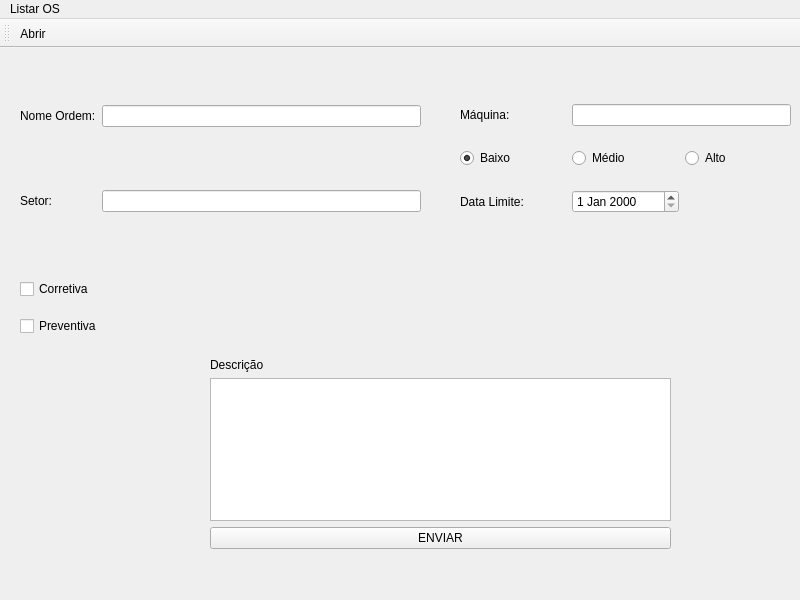
<?xml version="1.0" encoding="UTF-8"?>
<ui version="4.0">
 <class>MainWindow</class>
 <widget class="QMainWindow" name="MainWindow">
  <property name="geometry">
   <rect>
    <x>0</x>
    <y>0</y>
    <width>800</width>
    <height>600</height>
   </rect>
  </property>
  <property name="windowTitle">
   <string>MainWindow</string>
  </property>
  <widget class="QWidget" name="centralwidget">
   <widget class="QWidget" name="gridLayoutWidget">
    <property name="geometry">
     <rect>
      <x>20</x>
      <y>0</y>
      <width>401</width>
      <height>221</height>
     </rect>
    </property>
    <layout class="QGridLayout" name="gridLayout">
     <item row="1" column="0">
      <widget class="QLabel" name="label_2">
       <property name="text">
        <string>Setor:</string>
       </property>
      </widget>
     </item>
     <item row="1" column="1">
      <widget class="QLineEdit" name="lineEdit_2">
       <property name="text">
        <string/>
       </property>
      </widget>
     </item>
     <item row="0" column="0">
      <widget class="QLabel" name="label">
       <property name="text">
        <string>Nome Ordem:</string>
       </property>
      </widget>
     </item>
     <item row="0" column="1">
      <widget class="QLineEdit" name="lineEdit">
       <property name="text">
        <string/>
       </property>
      </widget>
     </item>
    </layout>
   </widget>
   <widget class="QWidget" name="verticalLayoutWidget">
    <property name="geometry">
     <rect>
      <x>20</x>
      <y>220</y>
      <width>160</width>
      <height>80</height>
     </rect>
    </property>
    <layout class="QVBoxLayout" name="verticalLayout_2">
     <item>
      <widget class="QCheckBox" name="checkBox_4">
       <property name="text">
        <string>Corretiva</string>
       </property>
      </widget>
     </item>
     <item>
      <widget class="QCheckBox" name="checkBox_5">
       <property name="text">
        <string>Preventiva</string>
       </property>
      </widget>
     </item>
    </layout>
   </widget>
   <widget class="QWidget" name="verticalLayoutWidget_2">
    <property name="geometry">
     <rect>
      <x>210</x>
      <y>310</y>
      <width>461</width>
      <height>191</height>
     </rect>
    </property>
    <layout class="QVBoxLayout" name="verticalLayout_4">
     <item>
      <widget class="QLabel" name="label_5">
       <property name="text">
        <string>Descrição</string>
       </property>
      </widget>
     </item>
     <item>
      <widget class="QTextEdit" name="textEdit">
       <property name="html">
        <string>&lt;!DOCTYPE HTML PUBLIC &quot;-//W3C//DTD HTML 4.0//EN&quot; &quot;http://www.w3.org/TR/REC-html40/strict.dtd&quot;&gt;
&lt;html&gt;&lt;head&gt;&lt;meta name=&quot;qrichtext&quot; content=&quot;1&quot; /&gt;&lt;meta charset=&quot;utf-8&quot; /&gt;&lt;style type=&quot;text/css&quot;&gt;
p, li { white-space: pre-wrap; }
hr { height: 1px; border-width: 0; }
li.unchecked::marker { content: &quot;\2610&quot;; }
li.checked::marker { content: &quot;\2612&quot;; }
&lt;/style&gt;&lt;/head&gt;&lt;body style=&quot; font-family:'Segoe UI'; font-size:9pt; font-weight:400; font-style:normal;&quot;&gt;
&lt;p style=&quot;-qt-paragraph-type:empty; margin-top:0px; margin-bottom:0px; margin-left:0px; margin-right:0px; -qt-block-indent:0; text-indent:0px;&quot;&gt;&lt;br /&gt;&lt;/p&gt;&lt;/body&gt;&lt;/html&gt;</string>
       </property>
      </widget>
     </item>
     <item>
      <widget class="QPushButton" name="pushButton">
       <property name="text">
        <string>ENVIAR</string>
       </property>
      </widget>
     </item>
    </layout>
   </widget>
   <widget class="QWidget" name="gridLayoutWidget_2">
    <property name="geometry">
     <rect>
      <x>460</x>
      <y>40</y>
      <width>331</width>
      <height>141</height>
     </rect>
    </property>
    <layout class="QGridLayout" name="gridLayout_2">
     <item row="1" column="0">
      <widget class="QRadioButton" name="radioButton">
       <property name="text">
        <string>Baixo</string>
       </property>
       <property name="checked">
        <bool>true</bool>
       </property>
      </widget>
     </item>
     <item row="0" column="0">
      <widget class="QLabel" name="label_4">
       <property name="text">
        <string>Máquina:</string>
       </property>
      </widget>
     </item>
     <item row="1" column="1">
      <widget class="QRadioButton" name="radioButton_2">
       <property name="text">
        <string>Médio</string>
       </property>
      </widget>
     </item>
     <item row="1" column="2">
      <widget class="QRadioButton" name="radioButton_3">
       <property name="text">
        <string>Alto</string>
       </property>
      </widget>
     </item>
     <item row="2" column="0">
      <widget class="QLabel" name="label_6">
       <property name="text">
        <string>Data Limite:</string>
       </property>
      </widget>
     </item>
     <item row="2" column="1">
      <widget class="QDateEdit" name="dateEdit"/>
     </item>
     <item row="0" column="1" colspan="2">
      <widget class="QLineEdit" name="lineEdit_3">
       <property name="text">
        <string/>
       </property>
      </widget>
     </item>
    </layout>
   </widget>
  </widget>
  <widget class="QToolBar" name="toolBar">
   <property name="windowTitle">
    <string>toolBar</string>
   </property>
   <attribute name="toolBarArea">
    <enum>TopToolBarArea</enum>
   </attribute>
   <attribute name="toolBarBreak">
    <bool>false</bool>
   </attribute>
   <addaction name="actionAbrir_2"/>
  </widget>
  <widget class="QMenuBar" name="menubar">
   <property name="geometry">
    <rect>
     <x>0</x>
     <y>0</y>
     <width>800</width>
     <height>21</height>
    </rect>
   </property>
   <widget class="QMenu" name="menuORDEM_DE_SERVI_O">
    <property name="title">
     <string>Listar OS</string>
    </property>
    <addaction name="actionAbrir_2"/>
   </widget>
   <addaction name="menuORDEM_DE_SERVI_O"/>
  </widget>
  <action name="actionAbrir_2">
   <property name="icon">
    <iconset theme="QIcon::ThemeIcon::SystemSearch"/>
   </property>
   <property name="text">
    <string>Abrir</string>
   </property>
  </action>
 </widget>
 <resources/>
 <connections/>
</ui>
